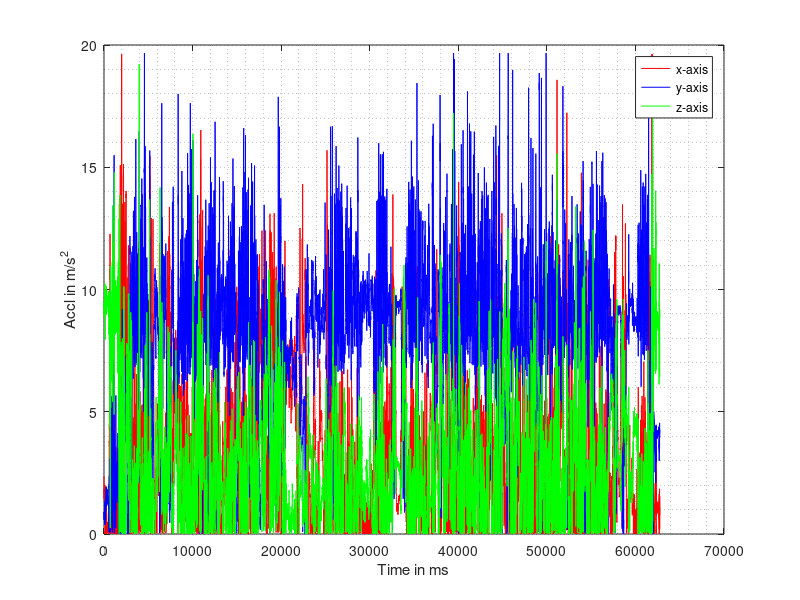

This chart was generated by the following MATLAB code:
close all
clear all


data = load('Nexus5Parse__2.csv');
plot(data(:,1),'r')
hold on
plot(data(:,2),'b')
hold on
plot(data(:,3),'g')

legend('x-axis','y-axis','z-axis')
xlabel('Time in ms')
ylabel('Accl in m/s^2')
grid minor
